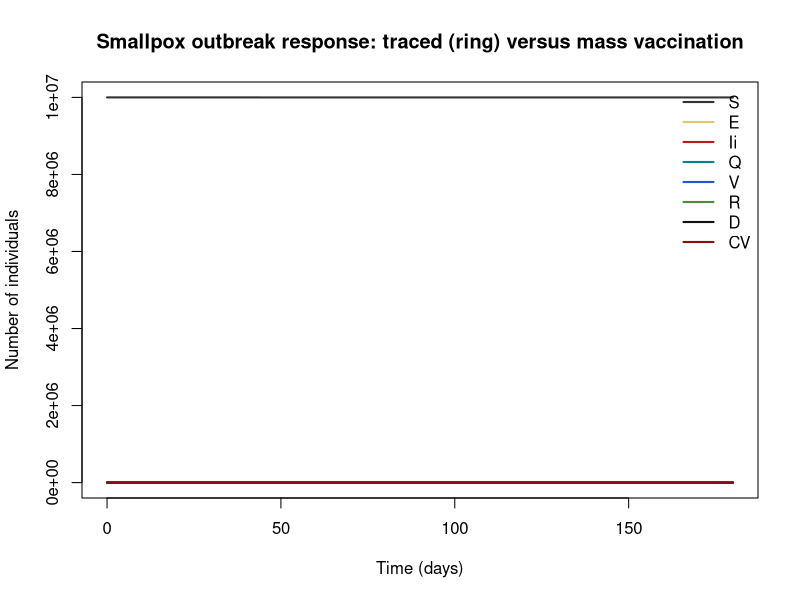

Generate this figure with R:
## Smallpox outbreak response: traced (ring) versus mass vaccination
## Smallpox, human; emergency public-health vaccination response.
## This is a public-health response-logistics model: the policy question it answers is whether contact-traced vaccination or population-wide vaccination averts more deaths given a finite daily vaccination capacity.
## Parameter values: 0 of 11 checked against the source; the rest are recalled or illustrative.
## Reference: Kaplan EH, Craft DL, Wein LM (2002). Emergency response to a smallpox attack: the case for mass vaccination. PNAS 99(16):10935–10940
## Source: https://doi.org/10.1073/pnas.162282799
##
## Generated from a compartmental model diagram (model format v1).
## Regenerating from the same diagram always gives this exact file.
##
## Compartments: S, E, Ii, Q, V, R, D, CV
## Flows (time unit: days):
##   S -> E           : lambda * S
##   S -> V           : rate_v * eps_pre * S
##   E -> V           : rate_v * eps_post * E
##   E -> Ii          : sigma * E
##   Ii -> Q          : theta * Ii
##   Q -> D           : gamma * cfr * Q
##   Q -> R           : gamma * (1 - cfr) * Q
##   (outside) -> CV  : pmin(want, cap)

library(deSolve)

# ---- Time ------------------------------------------------------------
times <- seq(0, 180, by = 0.2)  # days

# ---- Parameters ------------------------------------------------------
parameters <- c(
  beta = 0.105,    # transmission rate (gives roughly 3 secondary cases per infectious person over the symptomatic period) [illustrative] (per day)
  sigma = 1 / 14,  # rate of leaving latency (mean latent period ≈14 d) [unverified] (per day)
  theta = 1 / 3,   # rate at which symptomatic cases are detected and isolated (≈3 d from rash to isolation) [illustrative] (per day)
  gamma = 1 / 14,  # rate of resolution (recovery or death) in isolation [illustrative] (per day)
  cfr = 0.3,       # case fatality of ordinary variola major [unverified] (dimensionless)
  eps_pre = 0.95,  # efficacy of vaccination of a susceptible [illustrative] (dimensionless)
  eps_post = 0.5,  # efficacy of post-exposure vaccination of a latent individual (protection declines sharply after the first few days) [illustrative] (dimensionless)
  tau_v = 7,       # delay before the vaccination campaign starts [illustrative] (days)
  nu_ring = 4,     # traced-vaccination intensity [illustrative] (contacts traced and vaccinated per isolated case per day)
  nu_mass = 0,     # per-capita mass-vaccination rate once the campaign is running [illustrative] (per day)
  cap = 2e5        # maximum daily vaccination throughput [illustrative] (doses per day)
)

# ---- Initial conditions ----------------------------------------------
state <- c(
  S = 1e7,  # susceptible, not yet vaccinated
  E = 0,    # infected, latent (not infectious, not yet symptomatic)
  Ii = 10,  # infectious, in the community
  Q = 0,    # isolated/removed from circulation (hospitalised or quarantined)
  V = 0,    # vaccinated and protected
  R = 0,    # recovered, immune
  D = 0,    # cumulative deaths
  CV = 0    # cumulative vaccine doses delivered
)

# ---- Model equations -------------------------------------------------
smallpox_emergency_vaccination_response_model <- function(t, state, parameters) {
  with(as.list(c(state, parameters)), {
    # Total population
    N_total <- S + E + Ii + Q + V + R

    # Derived quantities
    N <- S + E + Ii + Q + V + R                                  # living population
    active <- ifelse(t < tau_v, 0, 1)                            # campaign switch
    want <- active * (nu_mass * (S + E) + nu_ring * theta * Ii)  # doses demanded per day
    rate_v <- pmin(want, cap) / pmax(S + E, 1)                   # per-capita vaccination rate, capped by logistic throughput
    lambda <- beta * Ii / N                                      # force of infection

    # Rates of change
    dS <- -lambda * S - rate_v * eps_pre * S
    dE <- lambda * S - rate_v * eps_post * E - sigma * E
    dIi <- sigma * E - theta * Ii
    dQ <- theta * Ii - gamma * cfr * Q - gamma * (1 - cfr) * Q
    dV <- rate_v * eps_pre * S + rate_v * eps_post * E
    dR <- gamma * (1 - cfr) * Q
    dD <- gamma * cfr * Q
    dCV <- pmin(want, cap)

    list(c(dS, dE, dIi, dQ, dV, dR, dD, dCV))
  })
}

# ---- Solve -----------------------------------------------------------
out <- ode(y = state, times = times, func = smallpox_emergency_vaccination_response_model, parms = parameters, hmax = 0.2)
out <- as.data.frame(out)

# ---- Plot ------------------------------------------------------------
compartment_cols <- c(S = "#333333", E = "#E8C468", Ii = "#B71C1C", Q = "#00838F", V = "#2457C5", R = "#4E8A3E", D = "#111111", CV = "#8E0E0E")
matplot(out$time, out[, names(compartment_cols)], type = "l", lty = 1, lwd = 2,
        col = compartment_cols, xlab = "Time (days)", ylab = "Number of individuals",
        main = "Smallpox outbreak response: traced (ring) versus mass vaccination")
legend("topright", legend = names(compartment_cols), col = compartment_cols,
       lty = 1, lwd = 2, bty = "n")
